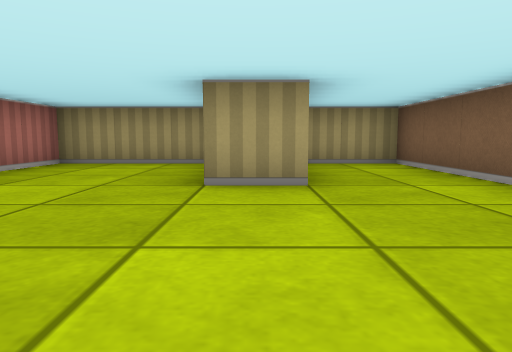
View 1 (above)

15 first-person views from a walk through a cub3D maze. The camera is about half as high as the walls, tilts 6° down and sees 70° across. The floor is counted in squares. Each view is taken from the middle of a square. On the plan, view 1 faces up. The plan holds only what a view shows up to about 9 squares ahead; the rest is blank.

View 2
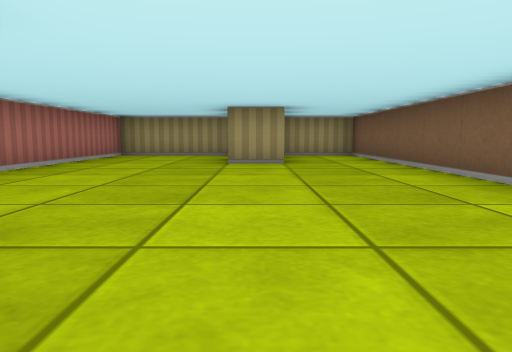

View 3
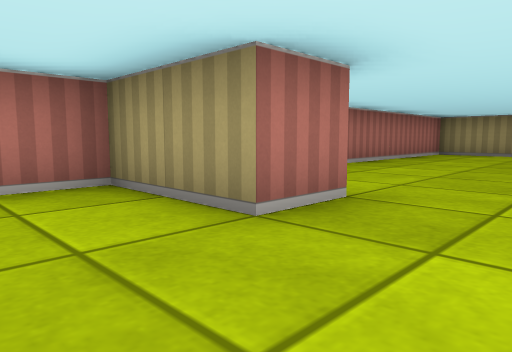

View 4
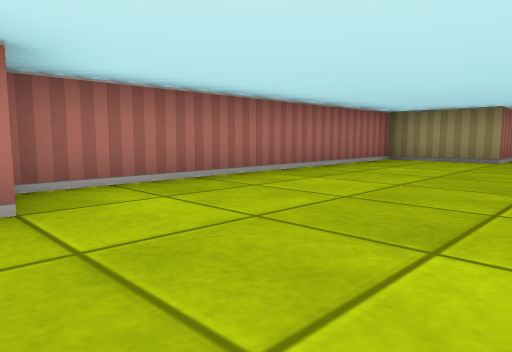

View 5
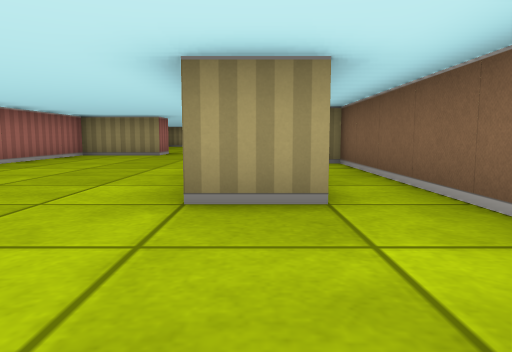

View 6
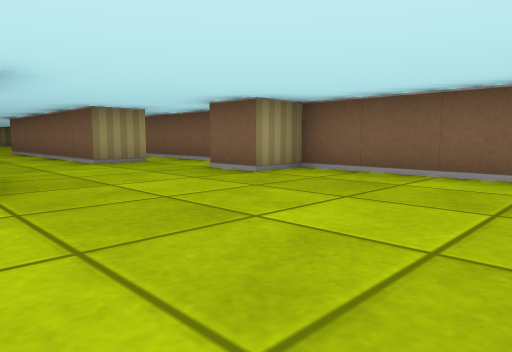

View 7
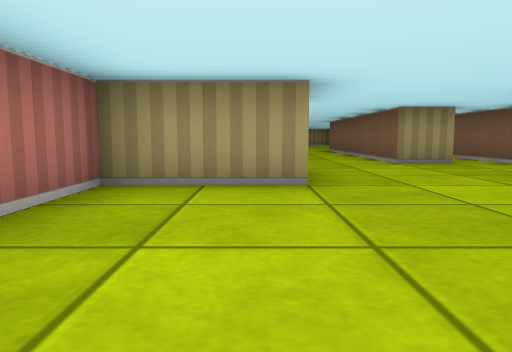

View 8
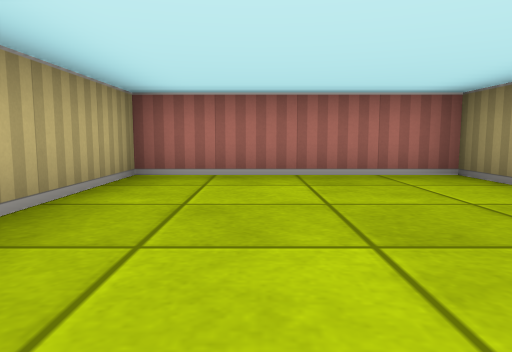

View 9
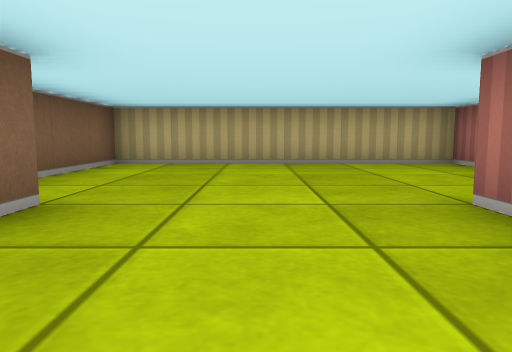

View 10
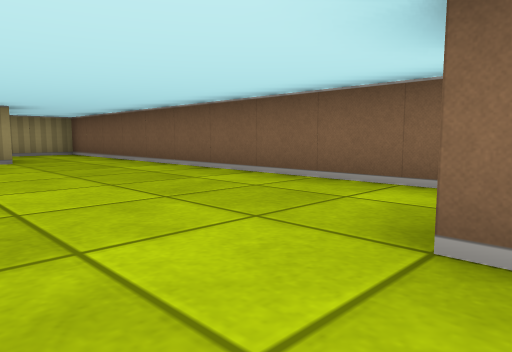

View 11
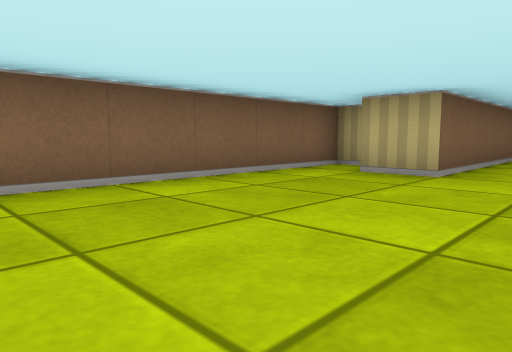

View 12
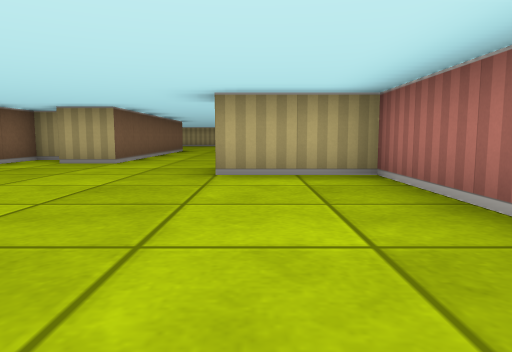

View 13
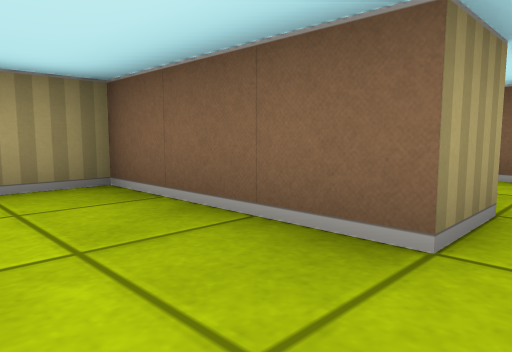

View 14
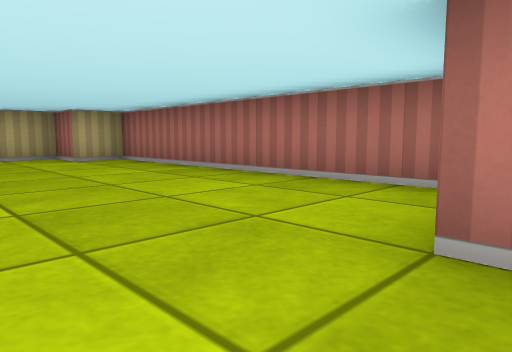

View 15
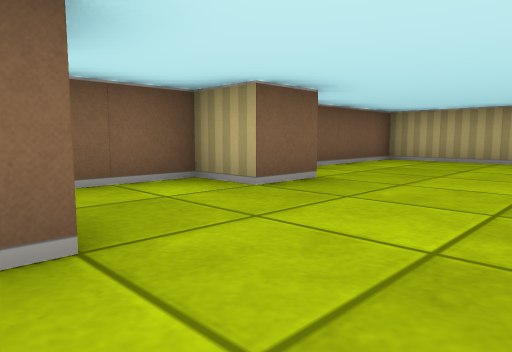

### Floor plan
Ten units are one square. View 1 is at (0, 0); x grows to the right and y downward. Boxes are objects, and circles mark ways between rooms. Rooms are numbered by the first view taken in them; rooms with no view inside come last. Other rooms are left out.
<svg viewBox="-40 -70 70 240">
<path fill="none" stroke="#000" d="M6 -35 -5 -35 -5 -65 -35 -65 -35 15 -15 15 -15 25M20 45 25 45 25 -65 9 -65M-15 25 -35 25 -35 95 -25 95 -25 105 -15 105M5 95 5 35 15 35M-15 120 -15 125 -35 125 -35 165 25 165 25 125 15 125 15 115 25 115 25 55M16 95 5 95"/>
<circle cx="0" cy="30" r="3" fill="#2a7"/>
<circle cx="-5" cy="95" r="3" fill="#2a7"/>
<text x="0" y="-20">1</text>
<text x="-10" y="60">2</text>
<text x="0" y="130">3</text>
</svg>
Room 1 opens to room 2. Room 2 opens to room 3.

Where each view was taken, in squares from view 1:
view 1: 0 up, 0 right, facing up
view 2: 3 down, 0 right, facing up
view 3: 4 down, 0 right, facing up-left
view 4: 10 down, 0 right, facing up-left
view 5: 12 down, 1 right, facing up
view 6: 16 down, 2 left, facing up-right
view 7: 16 down, 2 left, facing up
view 8: 15 down, 1 right, facing left
view 9: 10 down, 0 right, facing down
view 10: 4 down, 1 left, facing up-right
view 11: 1 up, 1 left, facing down-right
view 12: 3 up, 2 left, facing down
view 13: 3 up, 2 left, facing up-right
view 14: 2 down, 0 right, facing down-left
view 15: 9 down, 1 left, facing down-right
